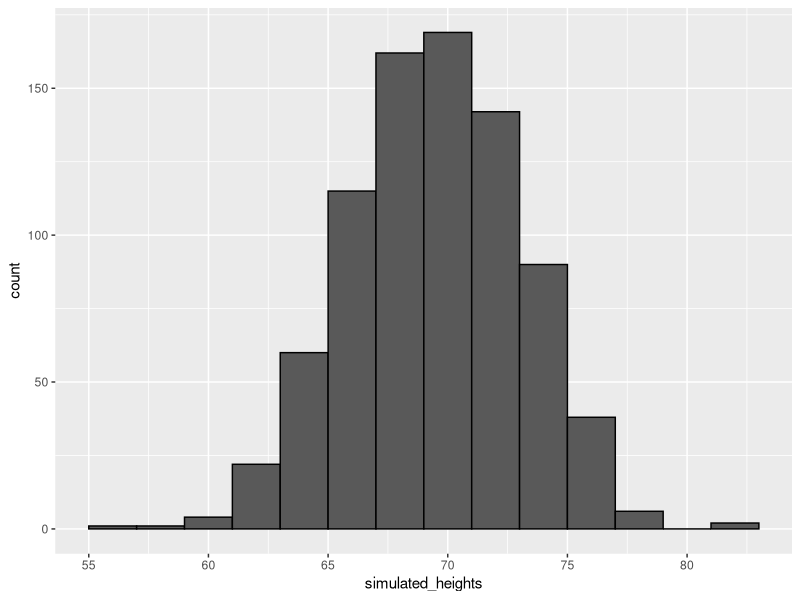
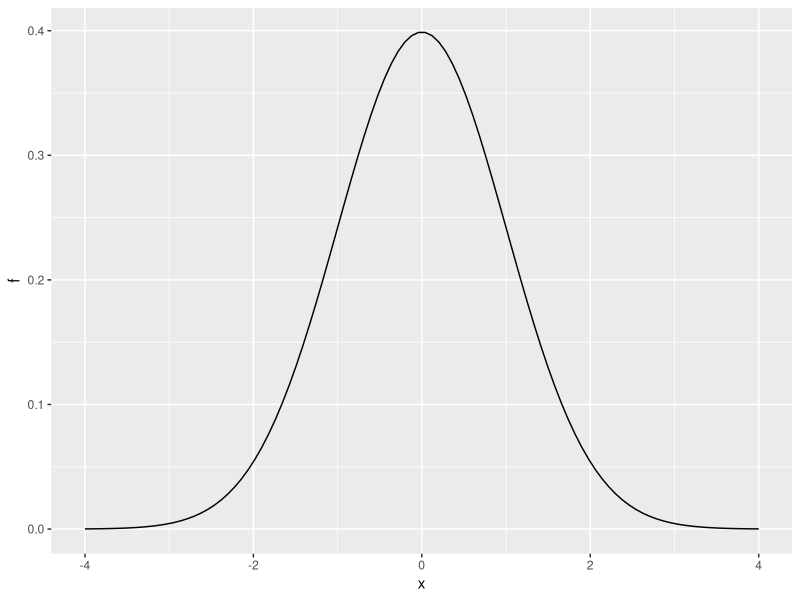

The R source for these figures, in order:
# define x as male heights from dslabs data
library(tidyverse)
library(dslabs)
data(heights)
x <- heights %>% filter(sex=="Male") %>% pull(height)

# generate simulated height data using normal distribution - both datasets should have n observations
n <- length(x)
avg <- mean(x)
s <- sd(x)
simulated_heights <- rnorm(n, avg, s)

# plot distribution of simulated_heights
data.frame(simulated_heights = simulated_heights) %>%
  ggplot(aes(simulated_heights)) +
  geom_histogram(color="black", binwidth = 2)

B <- 10000
tallest <- replicate(B, {
  simulated_data <- rnorm(800, avg, s)    # generate 800 normally distributed random heights
  max(simulated_data)    # determine the tallest height
})
mean(tallest >= 7*12)    # proportion of times that tallest person exceeded 7 feet (84 inches)

x <- seq(-4, 4, length.out = 100)
data.frame(x, f = dnorm(x)) %>%
  ggplot(aes(x,f)) +
  geom_line()
